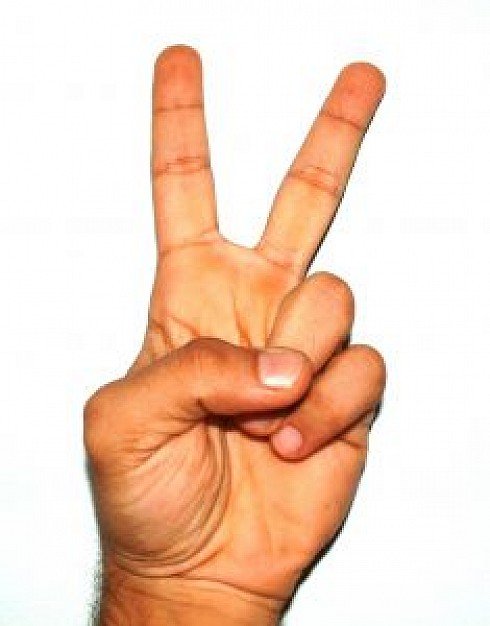
%> input picture Lab9/images/hand1.jpg, 490 x 626 px
$ octave Hand_Sign_detection.m   (GNU Octave 9; MATLAB toolbox functions it lacks are replaced by stand-ins)
%> lines starting %> are read from the running program, lines starting %| are printed output that depends on the picture; in (x1, y1, x2, y2) boxes, pixels count from 0 and x2, y2 are one past the last pixel; in counts of white or black regions, pixels touching at a corner belong together; the program's own positions count from 1
% Hand Sign Detection

% Read the input image
img = imread('images/hand1.jpg');
%> img is the input picture: size 626x490x3 uint8; mean R, G, B 242.4, 213.5, 194.8

% Convert the image to grayscale
grayImg = rgb2gray(img);
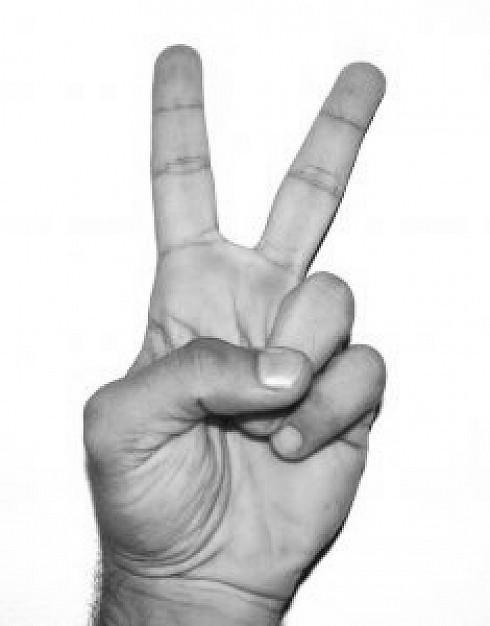
%> grayImg: size 626x490 uint8; min 2, max 255, mean 220

% Binarize the grayscale image with a high threshold
binaryImg = im2bw(grayImg, 0.9);
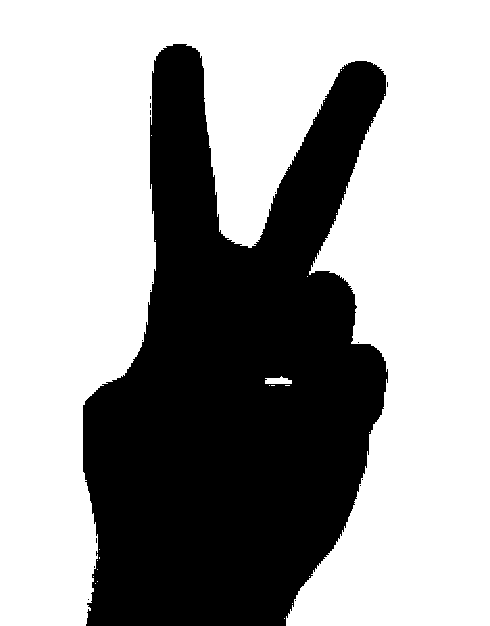
%> binaryImg: size 626x490 logical; 63% white; 16 black regions (15 under 20 px), largest, box (x1, y1, x2, y2) and area: (83, 44, 388, 626) 113372
binaryImg = ~binaryImg;  % Invert the binary image

% Get image dimensions and crop the upper quarter
[h, w, c] = size(img);
%> h = 626; w = 490; c = 3
newH = h / 4;
%> newH = 156.5
cropped = imcrop(binaryImg, [0 0 w newH]);
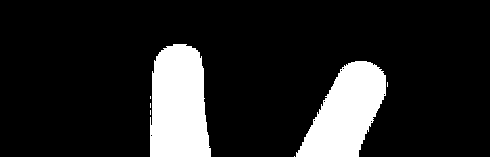
%> cropped: size 157x490 logical; 14.4% white; 7 white regions (5 under 20 px), largest, box (x1, y1, x2, y2) and area: (150, 44, 211, 157) 5840, (296, 61, 386, 157) 5243

% Dilation to eliminate noise and combine adjacent white pixels
dilation = imdilate(cropped, ones(3, 3));
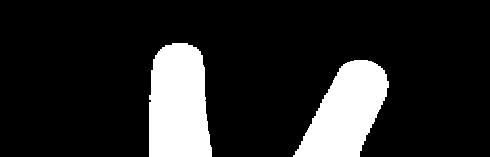
%> dilation: size 157x490 logical; 15.3% white; 2 white regions, box (x1, y1, x2, y2) and area: (149, 43, 212, 157) 6187, (293, 60, 389, 157) 5597

% Label connected components in the dilated image
[L, num] = bwlabel(dilation);
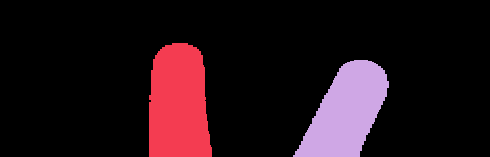
%> L: size 157x490 double; 3 distinct labels, from 0 to 2; one colour per label, 0 black
%> num = 2

% Display original, grayscale, binary, and cropped images
subplot(2, 2, 1), imshow(img), title('Original Image');
subplot(2, 2, 2), imshow(grayImg), title('Gray Scale');
subplot(2, 2, 3), imshow(binaryImg), title('Threshold + Inverted');
subplot(2, 2, 4), imshow(cropped), title('Cropped Image');

% Display the number of connected components (potential hand signs)
disp(['Number of hand signs: ', num2str(num)]);
%| Number of hand signs: 2

$ run again, with Lab9/images/hand4.jpg copied over Lab9/images/hand1.jpg
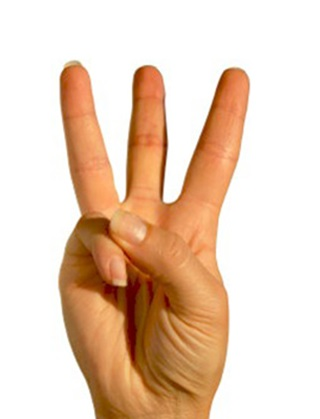
%> input picture Lab9/images/hand4.jpg, 320 x 419 px
%> img is the input picture: size 419x320x3 uint8; mean R, G, B 234, 208.5, 188.4
%> `binaryImg = im2bw(grayImg, 0.9);`:
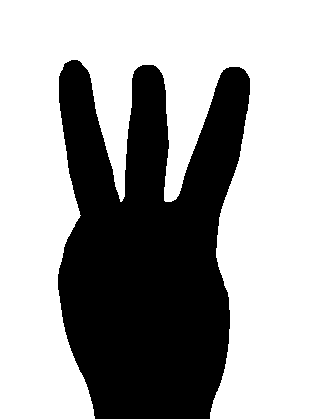
%> binaryImg: size 419x320 logical; 63.9% white; 1 black region, box (x1, y1, x2, y2) and area: (58, 60, 250, 419) 48438
%> cropped: size 105x320 logical; 11.1% white; 3 white regions, box (x1, y1, x2, y2) and area: (59, 60, 95, 105) 1318, (132, 65, 166, 105) 1216, (211, 67, 250, 105) 1194
%> dilation: size 105x320 logical; 12.2% white; 3 white regions, box (x1, y1, x2, y2) and area: (58, 59, 96, 105) 1447, (131, 64, 167, 105) 1332, (210, 66, 251, 105) 1313
%> `[L, num] = bwlabel(dilation);`:
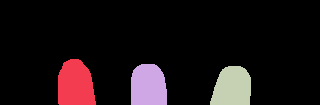
%> L: size 105x320 double; 4 distinct labels, from 0 to 3; one colour per label, 0 black
%> num = 3
%| Number of hand signs: 3
